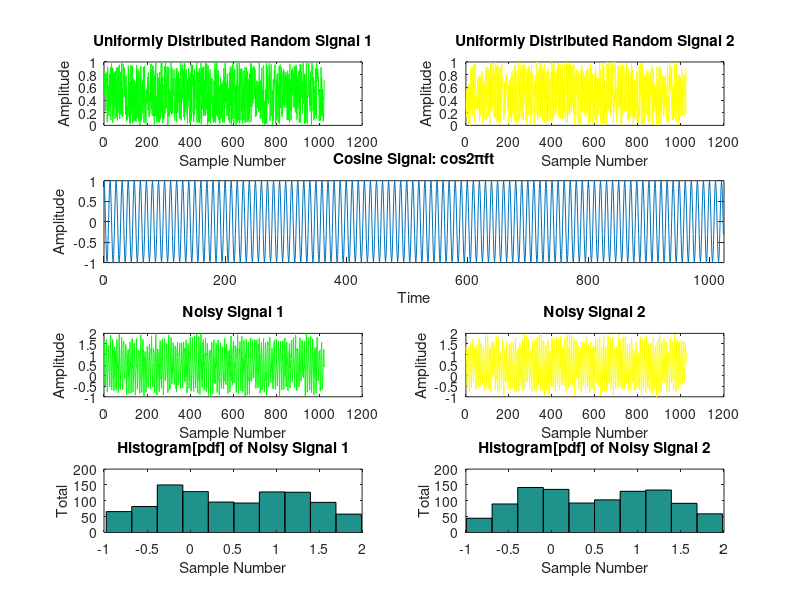

The MATLAB script that drew this image:
clc;
clear all;
close all;

N=1024
r1=rand(1,N)
r2=rand(1,N)
n=0:N-1
signal=cos(2*pi*0.1*n)
R1=r1+signal
R2=r2+signal

subplot(421)
plot(r1,'g')
xlabel('Sample Number')
ylabel('Amplitude')
title('Uniformly Distributed Random Signal 1')

subplot(422)
plot(r2,'y')
xlabel('Sample Number')
ylabel('Amplitude')
title('Uniformly Distributed Random Signal 2')

subplot(4,2,[3,4])
plot(n,signal)
xlabel('Time')
ylabel('Amplitude')
title('Cosine Signal: cos2\pift')
axis([0 1024 -1 1])

subplot(425)
plot(R1,'g')
xlabel('Sample Number')
ylabel('Amplitude')
title('Noisy Signal 1')

subplot(426)
plot(R2,'y')
xlabel('Sample Number')
ylabel('Amplitude')
title('Noisy Signal 2')

subplot(427)
hist(R1)
xlabel('Sample Number')
ylabel('Total')
title('Histogram[pdf] of Noisy Signal 1')

subplot(428)
hist(R2)
xlabel('Sample Number')
ylabel('Total')
title('Histogram[pdf] of Noisy Signal 2')
